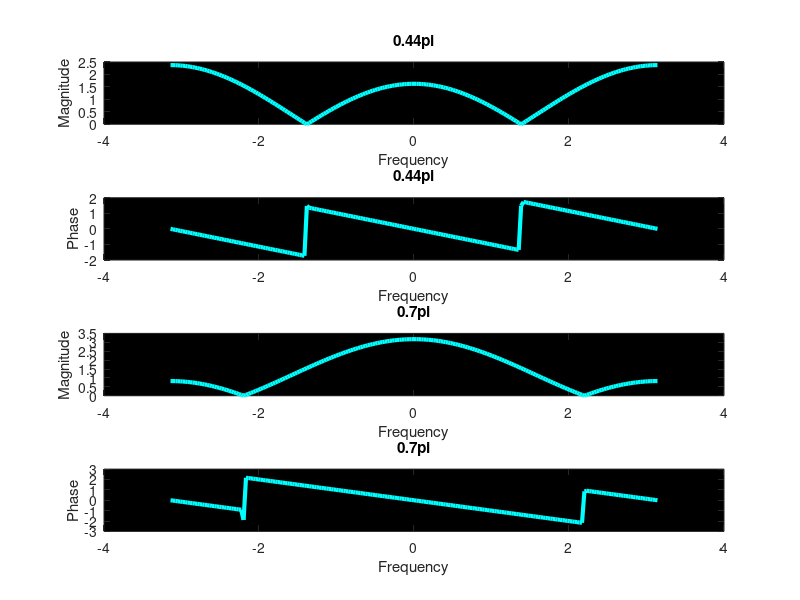
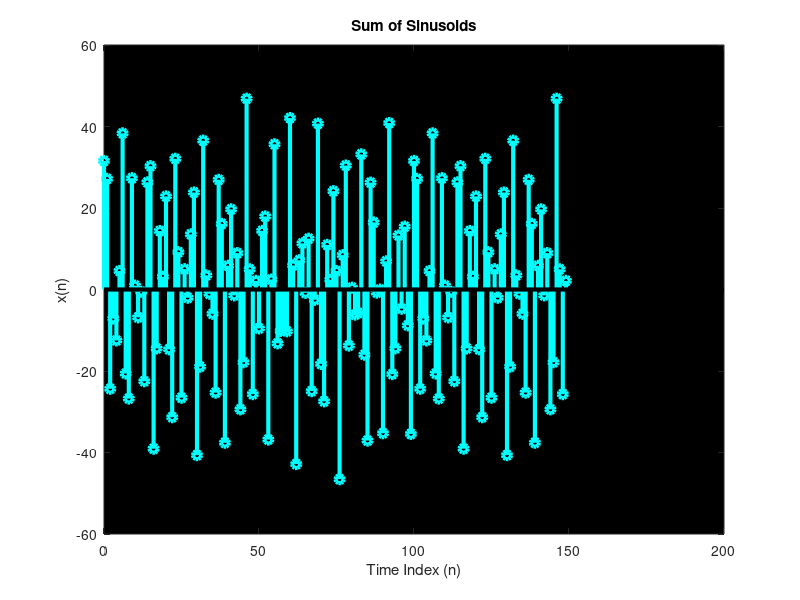
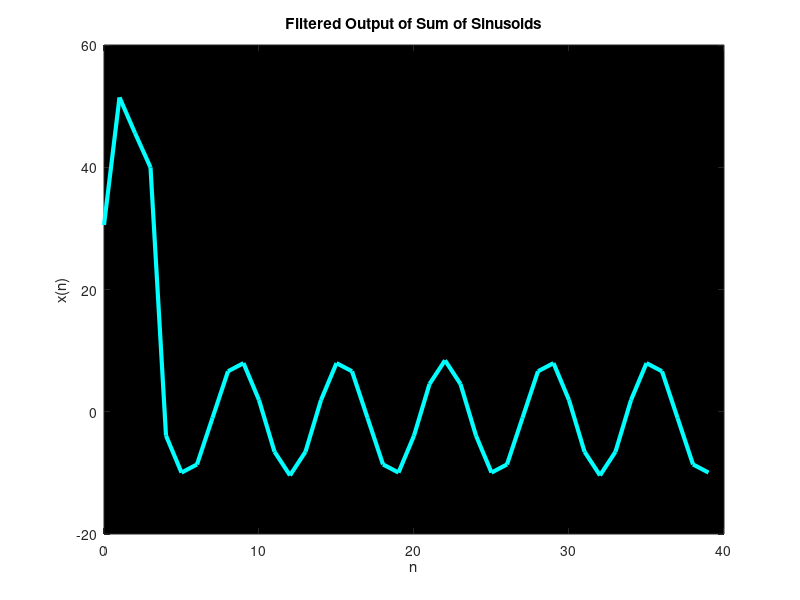
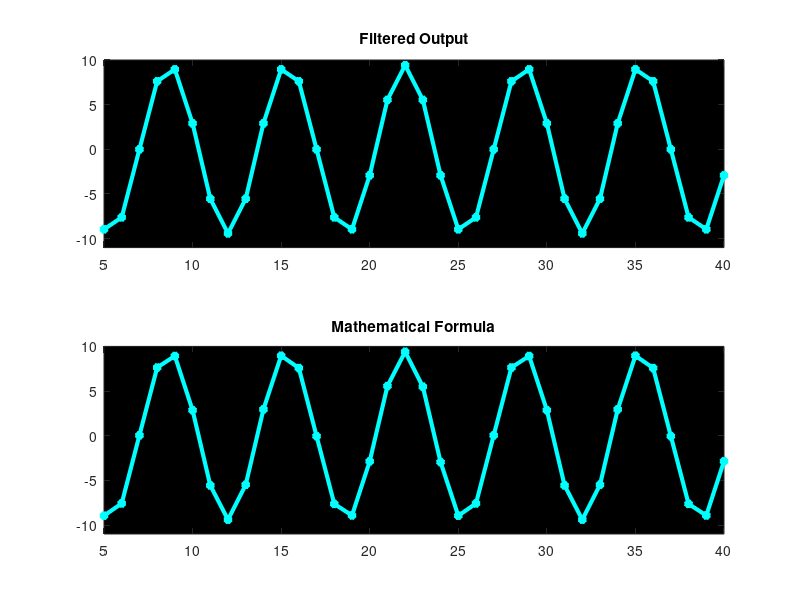

Source code (MATLAB) for these figures, in order: (Note: this script raises an error after producing the figures.)
%% Lab 3 Exercise 3.1 Nulling Filters for Rejection
%% 3.1 part A
% In part A we are tasked with finding the coefficients associated with
% the nulling filters that will force the frequency response of a desired
% frequency to 0 which in this case is 0.44pi and 0.7pi. Associated plots
% of magnitude and phase are presented to show the filters' efficacy.
clear,clc
set(groot, 'defaultLinelinewidth',3) % plotting preference

ww = -pi:(pi/100):pi;
bk1 = [1 -2*cos(0.44*pi) 1] % Filter coefficients of filter 1
bk2 = [1 -2*cos(0.7*pi) 1] % Filter coefficients of filter 2
filter1 = freqz(bk1,1,ww);
filter2 = freqz(bk2,1,ww);

figure
subplot(4,1,1);
plot(ww,abs(filter1),'c')
title('0.44pi')
xlabel('Frequency')
ylabel('Magnitude')
set(gca,'color','k')%Plots magnitude response of filter 1

subplot(4,1,2);
plot(ww,angle(filter1),'c')
title('0.44pi')
xlabel('Frequency')
ylabel('Phase')
set(gca,'color','k')%Plots phase response of filter 1

subplot(4,1,3);
plot(ww,abs(filter2),'c')
title('0.7pi')
xlabel('Frequency')
ylabel('Magnitude')
set(gca,'color','k')%Plots magnitude response of filter 2

subplot(4,1,4);
plot(ww,angle(filter2),'c') %Plots phase response of filter 2
title('0.7pi')
xlabel('Frequency')
ylabel('Phase')
set(gcf,'InvertHardcopy','off','color','w','Units','normalized','OuterPosition', [0 0 1 1])
set(gca,'color','k')

%% 3.1 Part B
% In Part B we are tasked with generated an input signal from a given
% equation for the first 150 samples

nn = 0:149;
xn = 5*cos(0.3*pi.*nn) + 22*cos((0.44*pi.*nn) - (pi/3)) + 22*cos((0.7*pi.*nn)- (pi/4)); %Input signal

figure
stem(nn,xn(nn+1),'c','LineWidth',3)
title("Sum of Sinusoids")
xlabel('Time Index (n)')
ylabel('x(n)')
set(gcf,'InvertHardcopy','off','color','w','Units','normalized','OuterPosition', [0 0 1 1])
set(gca,'color','k')
%% 3.1 Part C
% Part C is the convolution of the input signal from Part B with the
% nulling filters created in Part A

filter = conv(bk1,bk2);
cascfilt = conv(filter, xn);

%% 3.1 Part D
% Calculation by hand included as PDF within folder. Shown below is the plot of the
% first 40 points for the output data from Part C that was passed through the filter
% from Part A

n = [1:40];
figure
plot(n-1, cascfilt(n)-1,'c') % Plots cascade
title('Filtered Output of Sum of Sinusoids')
xlabel('n')
ylabel('x(n)')
set(gcf,'InvertHardcopy','off','color','w','Units','normalized','OuterPosition', [0 0 1 1])
set(gca,'color','k')
%% 3.1 Part E
% Part E provides a comparision of the output signal of the sinususoidal
% input against the mathematically derived output for points 5 - 40.

n1 = [5:40];
n2 = [6:41];
yn = 9.4*cos(0.3*pi*n1 - 1.88) + 0.001*cos(0.44*pi*n1 - 0.7) + 0.0007*cos(0.7*pi*n1 + 0.471);

figure % filtered ouput
subplot(2,1,1)
plot(n1,cascfilt(n2),'-c*')
title('Filtered Output')
ylim([-11 10])
set(gca,'color','k')

subplot(2,1,2) % mathematically derived output
plot(n1,yn,'-c*')
ylim([-11 10])
title('Mathematical Formula')
set(gcf,'InvertHardcopy','off','color','w','Units','normalized','OuterPosition', [0 0 1 1])
set(gca,'color','k')
%% 3.1 Part F

% The output signal is different for the first few points because the filter is causal (depends only and past and present inputs). 
% It takes five points [0-4] for the full filter to affect the value of the sinusoid. 
% The length of the filter is five which is one less than the combined sum
% of the lengths of the two nulling filters (each of length 3).

%% Simple Bandpass Filter Design: Lab P-12: 3.2 Lab Exercise

%% 3.2 (a)
% This section of code creates the filter h, with a cut-off frequency of
% $\omega_c=0.44\pi$, using the equation:
%
% $$h[n] = \frac{2}{L} cos(\hat{\omega}_c n), \hspace{1cm} 0 \le n < L$$
% 
% where L = 10. It create $\omega$ from 0 to $\pi$, with spacing of
% $\pi/1000$. It then calls the function 'fourier_transform' to get H, the
% frequency response of the filter. 'fourier_transform' is a custom function
% that does the same thing as 'freqz'. 'freqz' was not used because
% it is not a built in function of MATLAB.
%
% The code then finds the gain of the filter at $0.3\pi$, $0.44\pi$, and
% $0.7\pi$. It does so by finding the index of $\omega$ that matches the
% three frequencies, and finding the magnitude of H at those indices.

clear;


omega_cutoff = 0.44*pi;
L = 10;
n_L10 = 0:(L-1);
h_L10 = (2/L)*cos(omega_cutoff * n_L10);
w = 0:(pi/1000):pi;
H_L10 = fourier_transform(h_L10,n_L10,w);

%Gain of the filter at different frequencies.
gain_1 = abs(H_L10(round(w,4) == round(0.3*pi, 4)));   %gain_1 is at 0.3*pi
gain_2 = abs(H_L10(round(w,4) == round(0.44*pi, 4)));  %gain_2 is at 0.44*pi
gain_3 = abs(H_L10(round(w,4) == round(0.7*pi, 4)));   %gain_3 is at 0.7*pi

disp("The gain at 0.3*pi is:");
disp(gain_1);
disp("The gain at 0.44*pi is:");
disp(gain_2);
disp("The gain at 0.7*pi is:");
disp(gain_3);

%% 3.2 (b)
% This section of code creates h for three different L's, L = 10, 20 & 40.
% It finds the frequency response for all three versions using the
% 'fourier_transform' function. It then finds the passband by using the
% 'find' function to find the indices of H where H is greater than
% $\frac{1}{\sqrt{2}}H_{max}$. It also finds the stopband where H is less
% than $0.25H_{max}$. It calculates the width of the passband and plots the
% frequency response, highlighting where the passband and stopband are.

%%%%%%%%%%
% L = 10 %
%%%%%%%%%%
passband_indices_L10 = find(abs(H_L10) >= (1/sqrt(2))*max(abs(H_L10)));
stopband_indices_L10 = find(abs(H_L10) < 0.25*max(abs(H_L10)));

passband_L10 = w(passband_indices_L10);
passbandWidth_L10 = passband_L10(end) - passband_L10(1);

%%%%%%%%%%
% L = 20 %
%%%%%%%%%%
L = 20;
n_L20 = 0:(L-1);
h_L20 = (2/L)*cos(omega_cutoff * n_L20);
H_L20 = fourier_transform(h_L20,n_L20,w);

passband_indices_L20 = find(abs(H_L20) >= (1/sqrt(2))*max(abs(H_L20)));
stopband_indices_L20 = find(abs(H_L20) < 0.25*max(abs(H_L20)));

passband_L20 = w(passband_indices_L20);
passbandWidth_L20 = passband_L20(end) - passband_L20(1);

%%%%%%%%%%
% L = 40 %
%%%%%%%%%%
L = 40;
n_L40 = 0:(L-1);
h_L40 = (2/L)*cos(omega_cutoff * n_L40);
H_L40 = fourier_transform(h_L40,n_L40,w);

passband_indices_L40 = find(abs(H_L40) >= (1/sqrt(2))*max(abs(H_L40)));
stopband_indices_L40 = find(abs(H_L40) < 0.25*max(abs(H_L40)));

passband_L40 = w(passband_indices_L40);
passbandWidth_L40 = passband_L40(end) - passband_L40(1);

%%%%%%%%%%%%%%%%%%%%%%%%%%%%%%%%%%%%%%%%%%%%%%%%%%%%%%%%%%
% Plotting the Passband and Stopband of L = 10, 20, & 40 %
%%%%%%%%%%%%%%%%%%%%%%%%%%%%%%%%%%%%%%%%%%%%%%%%%%%%%%%%%%
figure;
subplot(3,1,1);
plot(w,abs(H_L10));
hold on;
plot(w(passband_indices_L10), ones(1,length(passband_indices_L10))*(1/sqrt(2))*max(abs(H_L10)), '.r');
plot(w(stopband_indices_L10), ones(1,length(stopband_indices_L10))*0.25*max(abs(H_L10)), '.b');
legend("","Passband", "Stopband"); title("Frequency Response, L=10");
xlabel("\omega (radians)"); ylabel("Magnitude");
hold off;

subplot(3,1,2);
plot(w,abs(H_L20));
hold on;
plot(w(passband_indices_L20), ones(1,length(passband_indices_L20))*(1/sqrt(2))*max(abs(H_L20)), '.r');
plot(w(stopband_indices_L20), ones(1,length(stopband_indices_L20))*0.25*max(abs(H_L20)), '.b');
legend("","Passband", "Stopband"); title("Frequency Response, L=20");
xlabel("\omega (radians)"); ylabel("Magnitude");
hold off;

subplot(3,1,3);
plot(w,abs(H_L40));
hold on;
plot(w(passband_indices_L40), ones(1,length(passband_indices_L40))*(1/sqrt(2))*max(abs(H_L40)), '.r');
plot(w(stopband_indices_L40), ones(1,length(stopband_indices_L40))*0.25*max(abs(H_L40)), '.b');
legend("","Passband", "Stopband"); title("Frequency Response, L=40");
xlabel("\omega (radians)"); ylabel("Magnitude");
hold off;

disp("The passband width when L=10 is:");
disp(passbandWidth_L10 + " radians");
disp("The passband width when L=20 is:");
disp(passbandWidth_L20 + " radians");
disp("The passband width when L=40 is:");
disp(passbandWidth_L40 + " radians");

%%
% When L doubles, the bandwidth is halfed. When L halves, the bandwidth of
% the filter doubles.

%% 3.2 (c)
% The frequencies in the range $0.363\pi - 0.525\pi$ radians are passed by
% the L=10 filter. Frequencies that have a higher magnitude in the
% frequency response of the filter, such as the frequency $\omega=0.44\pi$,
% will have a higher gain and therefore be passed through the filter.
% Frequencies that have a lower magnitude in the frequency response of the
% filter, such as $\omega=0.3\pi$ & $\omega=0.7\pi$, will have a lower gain
% and will be attenuated by the filter.

%% 3.2 (d)
% This sections designs a filter that will pass the frequency
% $\omega=0.44\pi$, but will block everything below $\omega=0.3\pi$ and
% everything above $\omega=0.7\pi$ by at least a factor of 10. It does this
% by creating a 'for' loop and incrementing L until the magnitude at all of
% the frequencies below $0.3\pi$ and above $0.7\pi$ is below 0.1.

wIndex_0_3 = find(round(w,4) == round(0.3*pi,4));
wIndex_0_7 = find(round(w,4) == round(0.7*pi,4));
for L_loop = 1:50
    n = 0:(L_loop-1);
    h = (2/L_loop)*cos(omega_cutoff*n);
    H = fourier_transform(h,n,w);
       
    gains_less_than_0_3 = abs(H(1:wIndex_0_3));
    gains_greater_than_0_7 = abs(H(wIndex_0_7:end));
    
    reducedCheck_lower = gains_less_than_0_3 > 0.1;
    reducedCheck_higher = gains_greater_than_0_7 > 0.1;
    
    numFreqTooHigh_lower = sum(reducedCheck_lower);
    numFreqTooHigh_higher = sum(reducedCheck_higher);
    
    if((numFreqTooHigh_lower == 0) && (numFreqTooHigh_higher == 0))
        break;
    end
end

disp("The minimum L that will reduce all frequencies below 0.3*pi and above 0.7*pi by a factor of 10 is L=" + L_loop);

%% 3.2 (e)
% This block of code filters the "sum of 3 sinusoids" signal from section
% 3.1. It then plots 100 points from both the original signal and the
% filtered signal.

%Input Signal from 3.1(b)
n_x = 0:149;
x = 5*cos(0.3*pi*n_x) + 22*cos(0.44*pi*n_x - pi/3) + 22*cos(0.7*pi*n_x - pi/4);
%Filtering the Signal
filtered_X = conv(h,x);

%Plotting 100 points of the signals
figure;
subplot(2,1,1);
plot(x(1:100));
title("x(n), Sum of 3 Sinusoid Signals"); xlabel("Samples"); ylabel("Amplitude");
subplot(2,1,2);
plot(filtered_X(length(h):length(h)+99));
title("Filtered x(n)"); xlabel("Samples"); ylabel("Amplitude");

%%
% In the original signal x(n), the plot shows a signal with multiple
% frequencies. The plot of the filtered x(n) shows a sinusoid with only one
% frequency. This shows that the filter successfully removed the
% frequencies at $0.3\pi$ and $0.7\pi$.

%% 3.2 (f)
% This section plots the frequency response of the filter that was designed
% in part (d).

figure;
plot(w, abs(H));
title("Frequency Response of the Filter, L=" + L_loop);
xlabel("\omega (radians)");
ylabel("Magnitude");

%%
% The frequency response shows the magnitude of the filter at each
% frequency. The magnitude determines the gain that is applied to each
% frequency of an input signal, or in other words, the output signal is
% equal to $Y(e^{j\omega})=H(e^{j\omega})X(e^{j\omega})$. The filter was
% designed so that the frequencies $0.3\pi$ and $0.7\pi$ would be reduced
% by a factor of at least 10. This means that the gain of those frequencies
% should be at least at or below 0.1. This can be seen in the frequency
% response; the magnitude at $0.3\pi$ and $0.7\pi$ is below 0.1.





